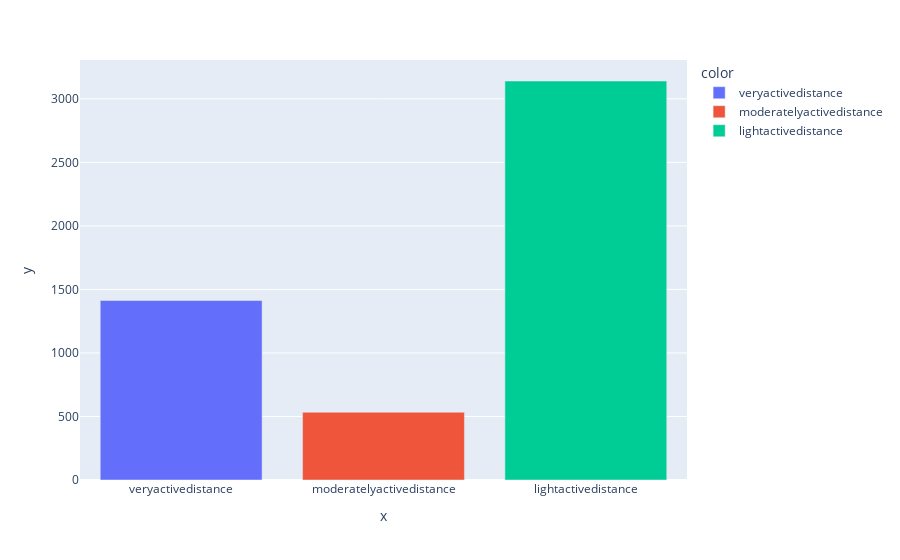

Here is the notebook cell this chart was saved with:
### Code cell
y = np.array([
    daily_activity['veryactivedistance'].sum(),
    daily_activity['moderatelyactivedistance'].sum(),
    daily_activity['lightactivedistance'].sum()])
x = np.array(['veryactivedistance','moderatelyactivedistance','lightactivedistance'])
plot0 = px.bar(x=x,y=y,color=x,labels=x)
plot0

### Figure 1 — Plotly figure (JSON) as saved in the notebook; plotly's stock layout.template omitted (floating-point values rounded to 4 significant figures)
{"data": [{"hovertemplate": "color=veryactivedistance<br>x=%{x}<br>y=%{y}<extra></extra>", "legendgroup": "veryactivedistance", "marker": {"color": "#636efa", "pattern": {"shape": ""}}, "name": "veryactivedistance", "orientation": "v", "showlegend": true, "textposition": "auto", "type": "bar", "x": ["veryactivedistance"], "xaxis": "x", "y": [1413.0], "yaxis": "y"}, {"hovertemplate": "color=moderatelyactivedistance<br>x=%{x}<br>y=%{y}<extra></extra>", "legendgroup": "moderatelyactivedistance", "marker": {"color": "#EF553B", "pattern": {"shape": ""}}, "name": "moderatelyactivedistance", "orientation": "v", "showlegend": true, "textposition": "auto", "type": "bar", "x": ["moderatelyactivedistance"], "xaxis": "x", "y": [533.5], "yaxis": "y"}, {"hovertemplate": "color=lightactivedistance<br>x=%{x}<br>y=%{y}<extra></extra>", "legendgroup": "lightactivedistance", "marker": {"color": "#00cc96", "pattern": {"shape": ""}}, "name": "lightactivedistance", "orientation": "v", "showlegend": true, "textposition": "auto", "type": "bar", "x": ["lightactivedistance"], "xaxis": "x", "y": [3140.0], "yaxis": "y"}], "layout": {"barmode": "relative", "legend": {"title": {"text": "color"}, "tracegroupgap": 0}, "margin": {"t": 60}, "xaxis": {"anchor": "y", "domain": [0, 1], "title": {"text": "x"}}, "yaxis": {"anchor": "x", "domain": [0, 1], "title": {"text": "y"}}}}
